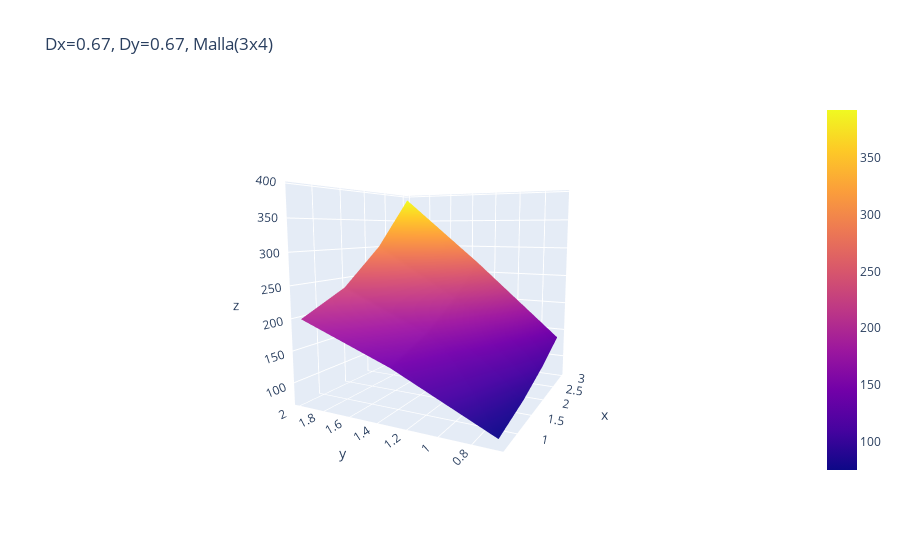

Source (notebook cell):
### Code cell
solve_(h=2, w=3, deltaX=2/3, deltaY=2/3)

### Figure 1 — Plotly figure (JSON) as saved in the notebook; plotly's stock layout.template omitted (floating-point values rounded to 4 significant figures)
{"data": [{"type": "surface", "x": [[0.6667, 1.444, 2.222, 3], [0.6667, 1.444, 2.222, 3], [0.6667, 1.444, 2.222, 3]], "y": [[2, 2, 2, 2], [1.333, 1.333, 1.333, 1.333], [0.6667, 0.6667, 0.6667, 0.6667]], "z": [[198.4, 234.7, 300.9, 392.3], [144.1, 169.8, 212.1, 268.5], [74.8, 88.44, 109.2, 136.1]]}], "layout": {"scene": {"camera": {"center": {"x": 0, "y": 0, "z": 0}, "eye": {"x": -2, "y": -1, "z": 0.3}, "up": {"x": 0, "y": 0, "z": 1}}}, "title": {"text": "Dx=0.67, Dy=0.67, Malla(3x4)"}}}
